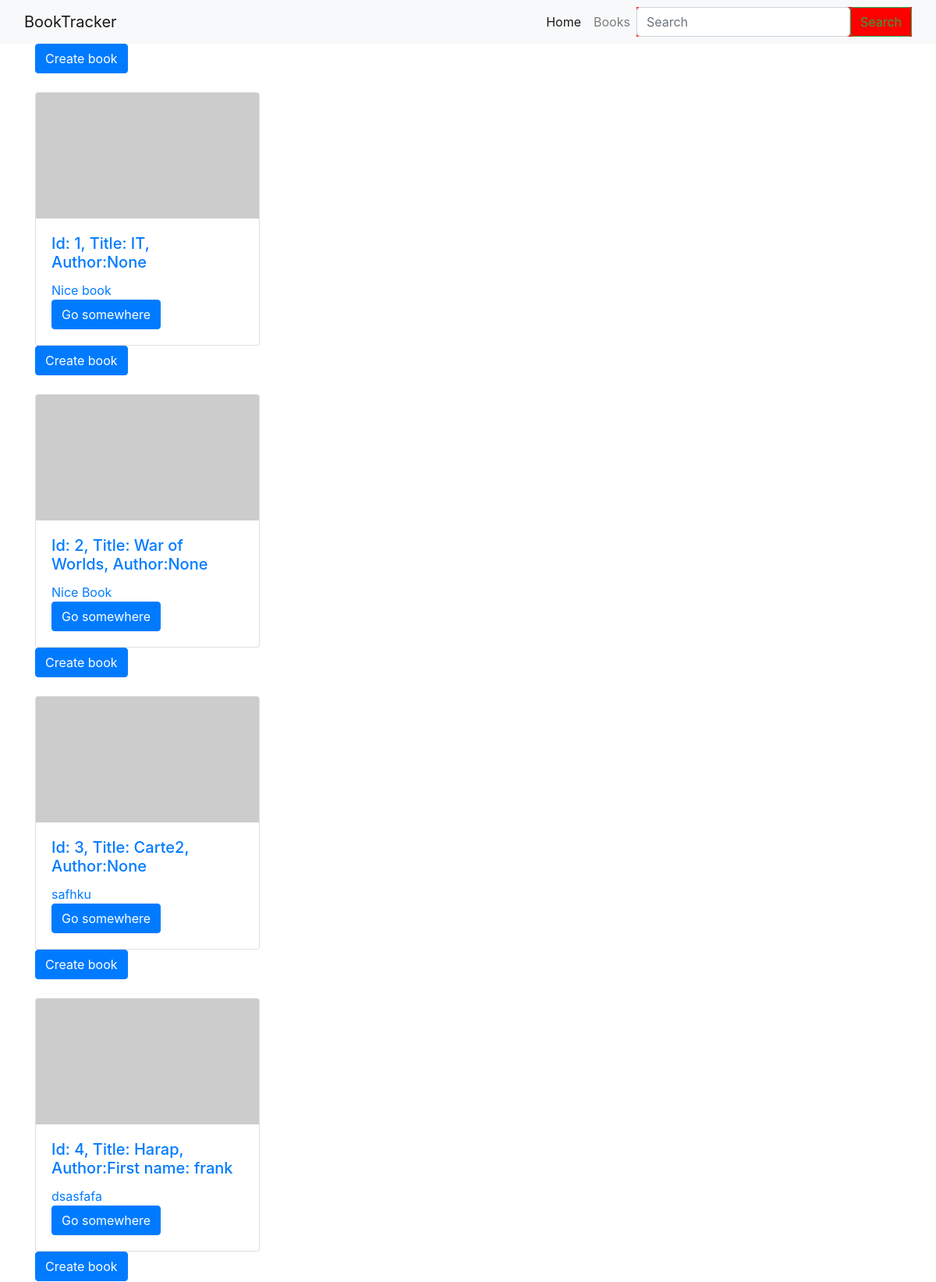
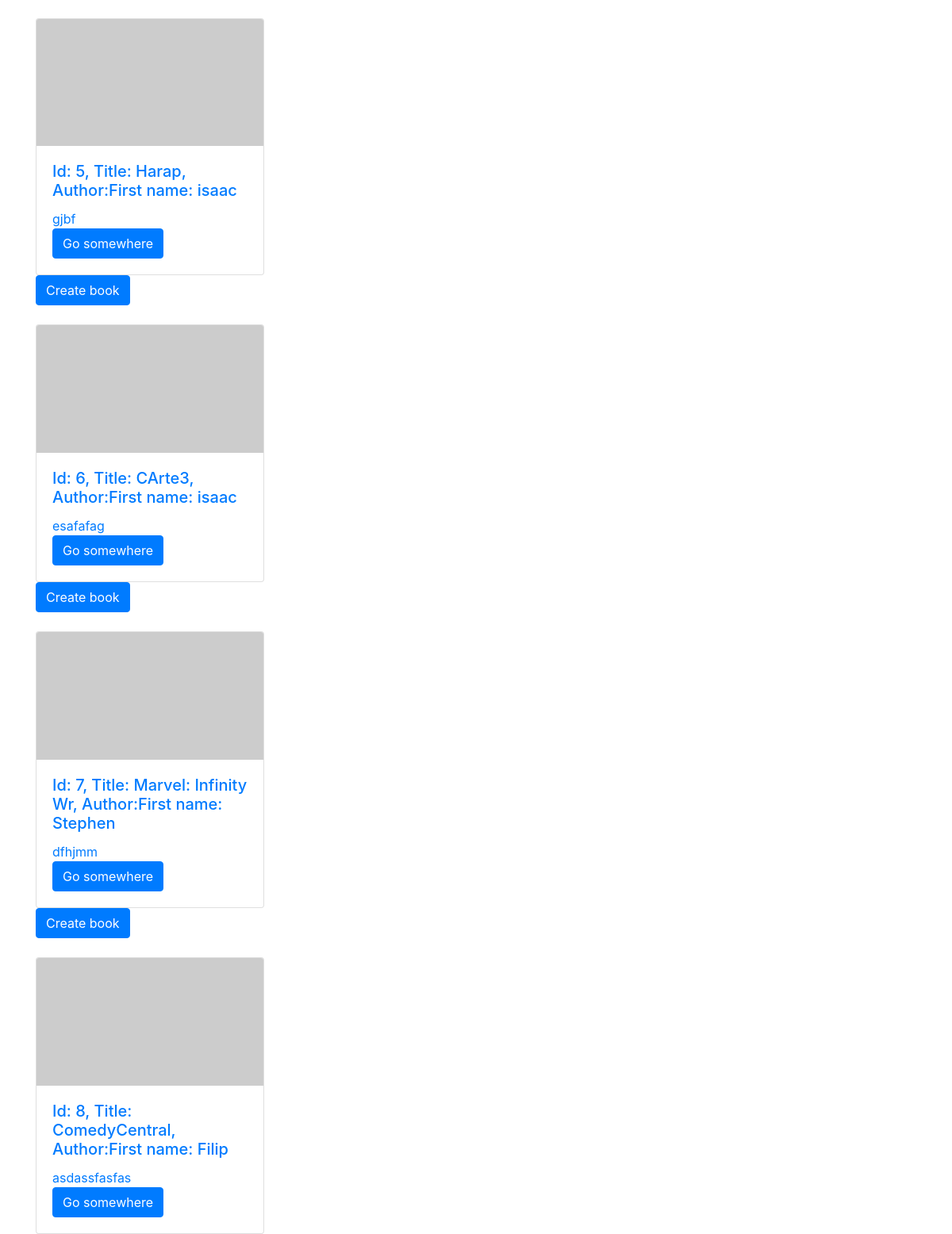
The page /books/ on the database its author committed (2 pictures, top to bottom).
### book_app/models.py (models this page shows)
class Book(models.Model):
    class State(models.IntegerChoices):
        READ = 1
        NOT_READ = 2
        ONGOING = 3
    title = models.CharField(max_length=50)
    authors = models.ManyToManyField(Author)
    genre = models.ForeignKey(Genre,
                              on_delete=models.DO_NOTHING)  # on_delete = in momentul in care un gen este sters o sa existe mai multe carti care referentiaza
    number_of_pages = models.IntegerField()  # genul respectiv. Atunci trebuie sa definim comportamentul pt o carte atunci cand genul ei este sters
    description = models.TextField()
    published = models.DateField()
    created_at = models.DateTimeField(auto_now_add=True)
    state = models.IntegerField(choices=State.choices)
    def __str__(self):
        return f'Id: {self.id}, Title: {self.title}, Author:{self.authors.first()}'

class Author(models.Model):
    first_name = models.CharField(max_length=50)
    last_name = models.CharField(max_length=50)
    def __str__(self):
        return f'First name: {self.first_name}'

### book_app/views.py (the view)
# urls.py: path('books/', show_books_view, name='books_list'),
def show_books_view(request):
    books = Book.objects.all()
    search_text = request.GET.get("search", "")
    if search_text:
        books = books.filter(title__contains=search_text)
    return render(request, template_name='books.html', context={'context_books': books, "search_text": search_text})

### book_app/templates/books.html (shortened to what this page needs)
{% extends 'base.html' %}
{% block content %}
{% for book in context_books %}
<div class="create-btn">
    <a href="{% url 'books_create' %}" class="btn btn-primary">Create book</a>
</div>
<br/>
<a href="{% url 'books_update' book.id %}">
    <div class="card" style="width: 18rem;">
        <img class="card-img-top" src="http://placeimg.com/640/360/any" alt="Card image cap">
        <div class="card-body">
            <h5 class="card-title">{{book}}</h5>
            <p class="card-text">{{book.description |slice:20}}</p>
            <a href="#" class="btn btn-primary">Go somewhere</a>
        </div>
    </div>
</a>
{% endfor %}
{% endblock %}

### book_app/templates/base.html (shortened to what this page needs)
<!DOCTYPE html>
<html lang="en">
<head>
    <link rel="stylesheet" href="https://stackpath.bootstrapcdn.com/bootstrap/4.2.1/css/bootstrap.min.css"
>
</head>
<body>
<nav class="navbar navbar-expand-lg navbar-light bg-light">
    <div class="container-fluid">
        <a class="navbar-brand" href="#">BookTracker</a>
        <div class="collapse navbar-collapse" id="navbarSupportedContent">
            <ul class="navbar-nav me-auto mb-2 mb-lg-0">
                <li class="nav-item">
                    <a class="nav-link active" aria-current="page" href="{% url 'home' %}">Home</a>
                </li>
                <li class="nav-item">
                    <a class="nav-link" href="{% url 'books_list' %}">Books</a>
            </ul>
            <form class="d-flex" id="search-form" method="get" action="{% url 'books_list' %}">
                <input class="form-control me-2" type="search" placeholder="Search" aria-label="Search" name="Search"
                       value="{{ search_text }}">
                <button class="btn btn-outline-success" type="submit">Search</button>
            </form>
        </div>
    </div>
</nav>
<div class="container">
    {% block content %}
    {% endblock %}
</div>
</body>
</html>

### book_app/templates/base.html (style rules this page uses)
#search-form { background-color: red; }
#navbarSupportedContent { justify-content: flex-end; }

### rows shown on the page
Book: id+title "Id: 1, Title: IT, Author:None", description "Nice book"
Book: id+title "Id: 2, Title: War of Worlds, Author:None", description "Nice Book"
Book: id+title "Id: 3, Title: Carte2, Author:None", description "safhku"
Book: id+title "Id: 4, Title: Harap, Author:First name: frank", description "dsasfafa"
Book: id+title "Id: 5, Title: Harap, Author:First name: isaac", description "gjbf"
Book: id+title "Id: 6, Title: CArte3, Author:First name: isaac", description "esafafag"
Book: id+title "Id: 7, Title: Marvel: Infinity Wr, Author:First name: Stephen", description "dfhjmm"
Book: id+title "Id: 8, Title: ComedyCentral, Author:First name: Filip", description "asdassfasfas"
